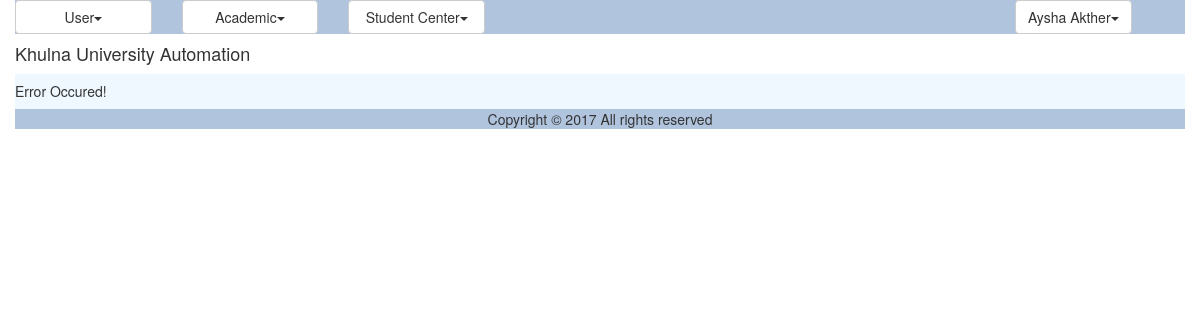
Before: /user.php (signed in) with the older database file.
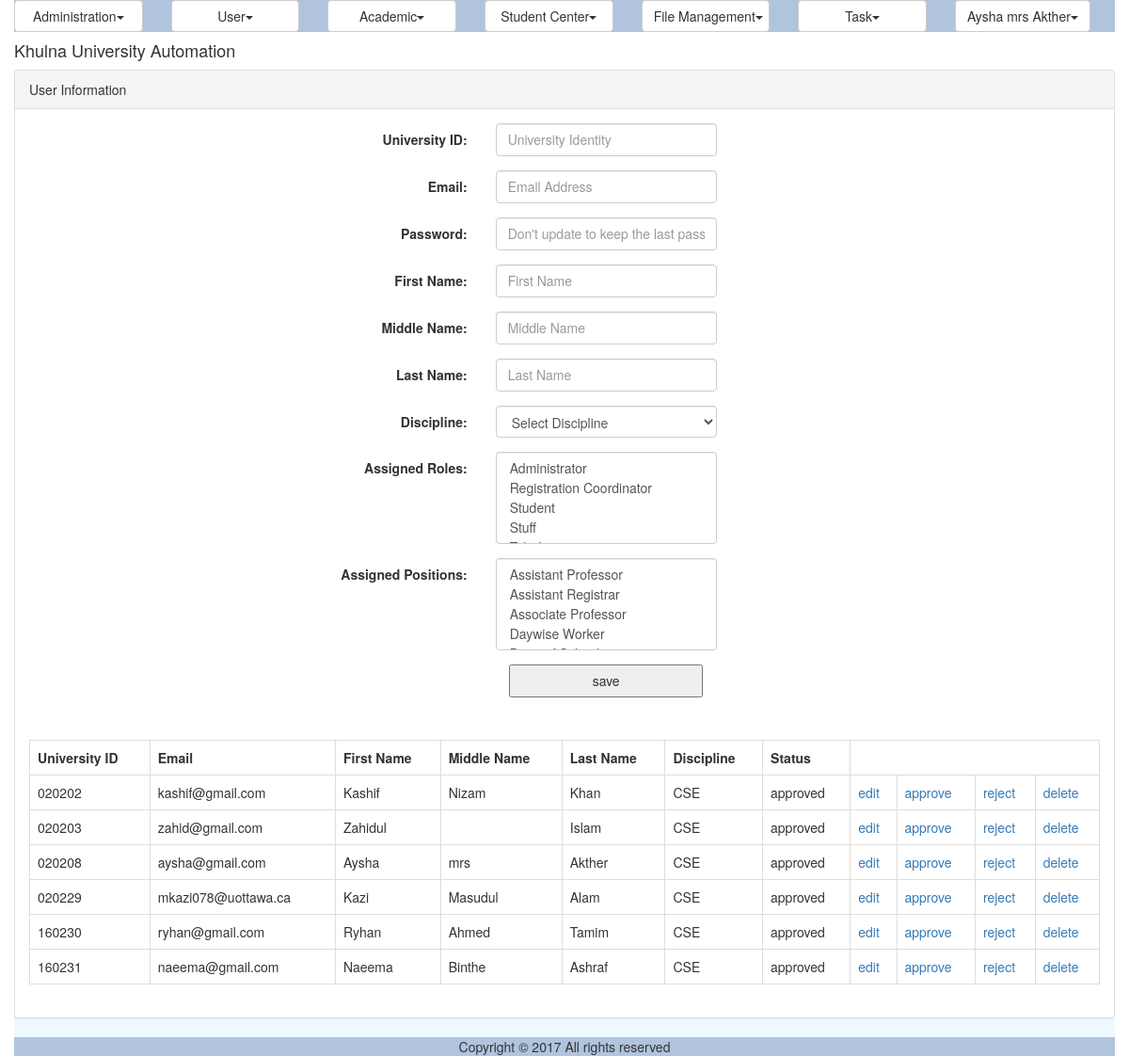
After: the same page with the newer database file.
### tables this page shows
CREATE TABLE `ums_user` (
  `ID` varchar(40) NOT NULL,
  `UniversityID` varchar(20) NOT NULL,
  `Email` varchar(50) NOT NULL,
  `Password` varchar(255) NOT NULL,
  `FirstName` varchar(50) DEFAULT NULL,
  `MiddleName` varchar(50) DEFAULT NULL,
  `LastName` varchar(50) DEFAULT NULL,
  `DisciplineID` varchar(40) DEFAULT NULL,
  `Status` varchar(20) DEFAULT NULL,
  `IsLogged` varchar(10) DEFAULT NULL,
  `IsArchived` varchar(10) DEFAULT NULL,
  `IsDeleted` varchar(10) DEFAULT NULL
);

CREATE TABLE `ums_discipline` (
  `ID` varchar(40) NOT NULL,
  `Name` varchar(50) NOT NULL,
  `ShortCode` varchar(20) DEFAULT NULL,
  `SchoolID` varchar(40) DEFAULT NULL
);

### modules/user/ui/view.user.inc (the view, shortened to what the changed rows need)
<?php
include_once 'blade/view.user.blade.inc';
include_once COMMON.'class.common.inc';
?>
<div class="panel panel-default">
    <div class="panel-heading">User Information</div>
    <div class="panel-body">
	<div id="form">
		<form method="post" class="form-horizontal">
			<div class="form-group">
              	<label class="control-label col-sm-4" for="txtUniversityID">University ID:</label>
              	<div class="col-sm-6">
              	<input type="text" name="txtUniversityID" class="form-control" placeholder="University Identity" value="<?php
					if(isset($_GET['edit'])) echo $globalUser->getUniversityID();  ?>" />
			  	</div>
			</div>
			<div class="form-group">
              	<label class="control-label col-sm-4" for="txtEmail">Email:</label>
              	<div class="col-sm-6">
			  	<input type="email" name="txtEmail" class="form-control" placeholder="Email Address" value="<?php
					if(isset($_GET['edit'])) echo $globalUser->getEmail();  ?>" required/>
			  	</div>
			</div>
			<div class="form-group">
              	<label class="control-label col-sm-4" for="txtPassword">Password:</label>
              	<div class="col-sm-6">
				<input type="password" name="txtPassword" class="form-control" placeholder="Don't update to keep the last password"/>
				</div>
			</div>
			<div class="form-group">
              	<label class="control-label col-sm-4" for="txtFirstName">First Name:</label>
              	<div class="col-sm-6">
				<input type="text" name="txtFirstName" class="form-control" placeholder="First Name"
				value="<?php
					if(isset($_GET['edit'])) echo $globalUser->getFirstName();  ?>"
				required/>
				</div>
			</div>
			<div class="form-group">
              	<label class="control-label col-sm-4" for="txtMiddleName">Middle Name:</label>
              	<div class="col-sm-6">
				<input type="text" name="txtMiddleName" class="form-control" placeholder="Middle Name"
				value="<?php
					if(isset($_GET['edit'])) echo $globalUser->getMiddleName();  ?>"
				/>
				</div>
			</div>
			<div class="form-group">
              	<label class="control-label col-sm-4" for="txtLastName">Last Name:</label>
              	<div class="col-sm-6">
				<input type="text" name="txtLastName" class="form-control" placeholder="Last Name" value="<?php
					if(isset($_GET['edit'])) echo $globalUser->getLastName();  ?>" required/>
				</div>
			</div>
			<div class="form-group">
              	<label class="control-label col-sm-4" for="selectDiscipline">Discipline:</label>
              	<div class="col-sm-6">
							<select name="selectDiscipline" class="form-control" required>
								<option selected disabled>Select Discipline</option>
							</select>
				</div>
			</div>
			<div class="form-group">
              	<label class="control-label col-sm-4" for="assignedRoles">Assigned Roles:</label>
              	<div class="col-sm-6">
						    <?php
						    $var = '<select name="assignedRoles[]" class="form-control" id="select-from-roles" multiple>';
							$Result = $_RoleBAO->getAllRoles();
							if($Result->getIsSuccess()){
								$Roles = $Result->getResultObject();
						       for ($i=0; $i < sizeof($Roles); $i++) {
						       		$Role = $Roles[$i];
						    		$var = $var. '<option value="'.$Role->getID().'"';
						          	$var = $var.'>'.$Role->getName().'</option>';
								}
								$var = $var.'</select>';
							}
							echo $var;
							?>
				</div>
			</div>
			<div class="form-group">
              	<label class="control-label col-sm-4" for="assignedPositions">Assigned Positions:
              	</label>
              	<div class="col-sm-6">
						    <?php
						    $var = '<select name="assignedPositions[]" class="form-control" id="select-from-positions" multiple>';
							$Result = $_PositionBAO->getAllPositions();
							if($Result->getIsSuccess()){
								$Positions = $Result->getResultObject();
						       for ($i=0; $i < sizeof($Positions); $i++) {
						       		$Position = $Positions[$i];
						    		$var = $var. '<option value="'.$Position->getID().'"';
						          	$var = $var.'>'.$Position->getName().'</option>';
								}
								$var = $var.'</select>';
							}
							echo $var;
							?>
				</div>
			</div>
	        <div class="form-group">
              <div class="col-sm-offset-2 col-sm-10">
						<?php
						if(isset($_GET['edit']))
						{
							?>
							<button type="submit" value="update" name="update">update</button>
							<?php
						}
						else
						{
							?>
							<button type="submit" value="save" name="save">save</button>
							<?php
						}
						?>
			    </div>
            </div>
		</form>
	</div>
	</div>
	<div class="panel-body">
	<table class="table table-bordered">
	<?php
	$Result = $_UserBAO->getAllUsers();
	if($Result->getIsSuccess()){
		$UserList = $Result->getResultObject();
	?>
		<tr>
			<th>University ID</th>
			<th>Email</th>
			<th>First Name</th>
			<th>Middle Name</th>
			<th>Last Name</th>
			<th>Discipline</th>
			<th>Status</th>
		</tr>
		<?php
		for($i = 0; $i < sizeof($UserList); $i++) {
			$User = $UserList[$i];
			?>
		    <tr>
			    <td><?php echo $User->getUniversityID(); ?></td>
			    <td><?php echo $User->getEmail(); ?></td>
			    <td><?php echo $User->getFirstName(); ?></td>
			    <td><?php echo $User->getMiddleName(); ?></td>
			    <td><?php echo $User->getLastName(); ?></td>
			    <td><?php echo $User->getDiscipline()->getShortCode(); ?></td>
			    <td><?php echo $User->getStatus(); ?></td>
			    <td>
			    <a href="?edit=<?php echo $User->getID(); ?>" onclick="return confirm('sure to edit !'); " >edit</a>
			    </td>
			    <td>
			    <a href="?approve=<?php echo $User->getID(); ?>" onclick="return confirm('sure to approve !'); " >approve</a>
			    </td>
			    <td>
			    <a href="?reject=<?php echo $User->getID(); ?>" onclick="return confirm('sure to reject !'); " >reject</a>
			    </td>
			    <td>
			    <a href="?del=<?php echo $User->getID(); ?>" onclick="return confirm('sure to delete !'); " >delete</a>
			    </td>
		    </tr>
	    <?php
		}
	}
	else{
		echo $Result->getResultObject();
	}
	?>
	</table>
	</div>
</div>

### template/basic/menu.inc (shortened to what the changed rows need)
<?php
if (isset($_SESSION["globalUser"])){
	$globalUser = $_SESSION["globalUser"];
	$logoutMenu = build_top_logout_menu($globalUser);
}
function print_top_menu($globalMenu,$logoutMenu)
{
	$menu_content='';
	if(isset($globalMenu)){
		$menu_content = 	'<div class="dropdown"><div class="row">';
		$menu_content = 	$menu_content.'<div class="col-sm-10">';
		$menu_content = 	$menu_content.build_top_nav_menu($globalMenu);
		$menu_content = 	$menu_content.'</div>';
		$menu_content = 	$menu_content.'<div class="col-sm-1">'.$logoutMenu;
		$menu_content = 	$menu_content.'</div>';
		$menu_content = 	$menu_content.'</div></div>';
	}
	return $menu_content;
}
function build_top_logout_menu($CurrentUser){
   $logout_content = '<button class="btn btn-default  dropdown-toggle" type="button" data-toggle="dropdown">'.
   					 $CurrentUser->getFullName().'<span class="caret"></span></button>';
   $logout_content = $logout_content.'<ul class="dropdown-menu">';
   $logout_content = $logout_content.'<li><a tabindex="-1" href="home.php">Home</a></li>';
   $logout_content = $logout_content.'<li><a tabindex="-1" href="user_details.php">User Details</a></li>';
   $logout_content = $logout_content.'<li><a tabindex="-1" href="forgot_password.php">Forgot Password</a></li>';
   $logout_content = $logout_content.'<li><a tabindex="-1" href="logout.php">Log Out</a></li>';
   $logout_content = $logout_content.'</ul>';
   return $logout_content;
}
function build_top_nav_menu($globalMenu){
	$superLayer = '<div class="row">';
	for ($i=0; $i < sizeof($globalMenu) ; $i++) {
		if($globalMenu[$i]->isVisible()){
 			$firstLayer  = '<div class="col-sm-2">';
    		$firstLayer  =  $firstLayer.'<button class="dropdown-toggle btn btn-default btn-block" type="button" data-toggle="dropdown">'.$globalMenu[$i]->getTitle().'<span class="caret"></span></button>';
    		$firstLayer  =  $firstLayer.'<ul class="dropdown-menu">';
			for ($j=0; $j <sizeof($globalMenu[$i]->_Child) ; $j++) {
				if($globalMenu[$i]->_Child[$j]->isVisible()){
					if(sizeof($globalMenu[$i]->_Child[$j]->_Child)>0){
						$secondLayer  =  '<li class="dropdown-submenu">
					        <a class="test" tabindex="-1" href="#">'.$globalMenu[$i]->_Child[$j]->getTitle().
					        '<span class="caret"></span></a>';
					    $secondLayer = $secondLayer.'<ul class="dropdown-menu">';
						for ($k=0; $k <sizeof($globalMenu[$i]->_Child[$j]->_Child) ; $k++) {
							if($globalMenu[$i]->_Child[$j]->_Child[$k]->isVisible()){
							$thirdLayer  = '<li><a tabindex="-1" href="'.
											$globalMenu[$i]->_Child[$j]->_Child[$k]->getLink().'">'.
											$globalMenu[$i]->_Child[$j]->_Child[$k]->getTitle().
											'</a></li>' ;
							$secondLayer  = $secondLayer  . $thirdLayer;
							}
						}
						$secondLayer = $secondLayer.'</ul></li>';
					}
					else{
						$secondLayer  = '<li><a tabindex="-1" href="#">'.$globalMenu[$i]->_Child[$j]->getTitle().
									'</a></li>';
	  				}
				$firstLayer  = $firstLayer  . $secondLayer;
				}
			}
		$firstLayer = $firstLayer . '<ul></div>';
		$superLayer = $superLayer . $firstLayer;
		}
	}
	$superLayer = $superLayer . '</div>';
	return $superLayer;
}
?>

### modules/dashboard/ui/view.error.inc
<h5>Error Occured!</h5>

Changed rows visible on the page:
now on this page (row edited): ums_user: UniversityID "020202", Email "kashif@gmail.com", FirstName "Kashif", MiddleName "Nizam", LastName "Khan", Status "approved"
now on this page (row unchanged): ums_discipline: ShortCode "CSE"
now on this page (row edited): ums_user: UniversityID "020203", Email "zahid@gmail.com", FirstName "Zahidul", LastName "Islam", Status "approved"
now on this page (row edited): ums_user: UniversityID "020208", Email "aysha@gmail.com", FirstName "Aysha", MiddleName "mrs", LastName "Akther", Status "approved"
now on this page (row edited): ums_user: UniversityID "020229", Email "mkazi078@uottawa.ca", FirstName "Kazi", MiddleName "Masudul", LastName "Alam", Status "approved"
added ums_user: UniversityID "160230", Email "ryhan@gmail.com", FirstName "Ryhan", MiddleName "Ahmed", LastName "Tamim", Status "approved"
added ums_user: UniversityID "160231", Email "naeema@gmail.com", FirstName "Naeema", MiddleName "Binthe", LastName "Ashraf", Status "approved"
Other visible differences:
$globalMenu[$i]->getTitle(): "User Academic Student Center" → "Administration User Academic Student Center File Management Task"
$CurrentUser->getFullName(): "Aysha Akther" → "Aysha mrs Akther"
form field selectDiscipline: (not shown) → "Select Discipline"
form field value: (not shown) → "Administrator / Registration Coordinator / Student / Stuff"
form field value: (not shown) → "Assistant Professor / Assistant Registrar / Associate Professor / Daywise Worker"
text no longer shown: "Error Occured!"
text now shown: "User Information University ID: Email: Password: First Name: Middle Name: Last Name: Discipline: Assigned Roles: Assigned Positions: save University ID Email First Name Middle Name Last Name Discipline Status"
